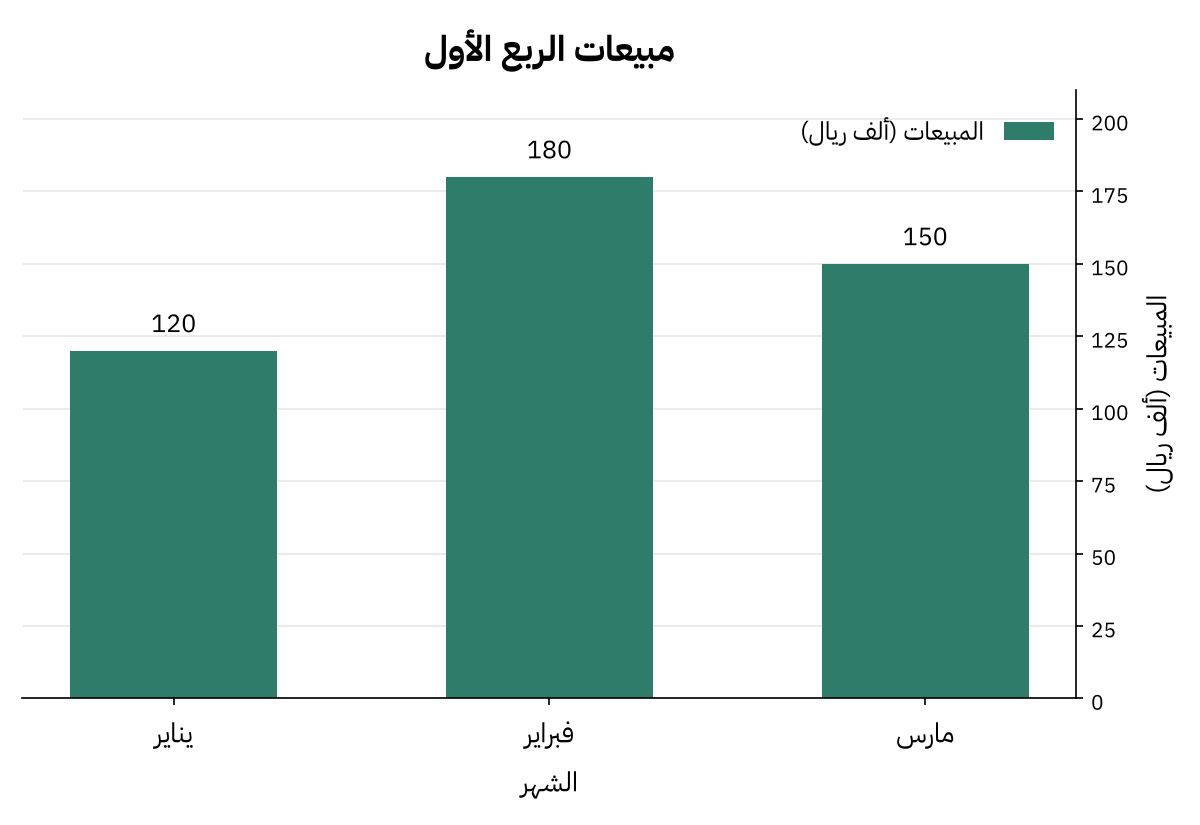

Write the Python code that produced this figure.
import matplotlib
matplotlib.use("Agg")
import matplotlib.pyplot as plt
from matplotlib import font_manager

plt.rcParams["font.family"] = "IBM Plex Sans Arabic"
plt.rcParams["text.language"] = "ar"   # matplotlib 3.11+ shapes Arabic natively: raw strings

months = ["يناير", "فبراير", "مارس"]
sales = [120, 180, 150]

fig, ax = plt.subplots(figsize=(8, 5.5))
bars = ax.bar(months, sales, color="#2E7D6B", width=0.55, label="المبيعات (ألف ريال)")
ax.bar_label(bars, padding=4, fontsize=12)

# Months are a time axis: keep chronological order left to right; value axis on the right.
ax.yaxis.tick_right(); ax.yaxis.set_label_position("right")
ax.set_title("مبيعات الربع الأول", fontsize=17, fontweight="bold", pad=14)
ax.set_xlabel("الشهر", fontsize=13)
ax.set_ylabel("المبيعات (ألف ريال)", fontsize=13)
ax.set_ylim(0, 210)
ax.tick_params(axis="x", labelsize=13)
ax.grid(axis="y", alpha=0.3); ax.set_axisbelow(True)
for s in ("top", "left"):
    ax.spines[s].set_visible(False)
ax.legend(loc="upper right", markerfirst=False, frameon=False, fontsize=12)

fig.tight_layout()
fig.savefig("chart.png", dpi=150)
